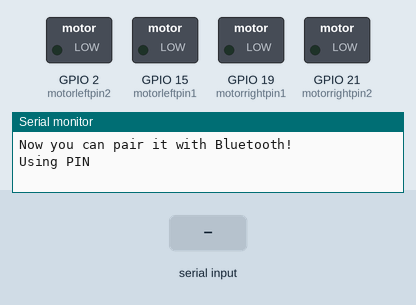
This program was run on a simulated ESP32. Shown: switched loads named in the program (green lamp = pin HIGH), the last lines printed to the serial monitor. The inputs (shaded band) are chosen by the test bench. Nothing arrives over Bluetooth unless stated.

Above: at 1.2 s.
1.3 s: "F" received over the second serial link
At 1.8 s:
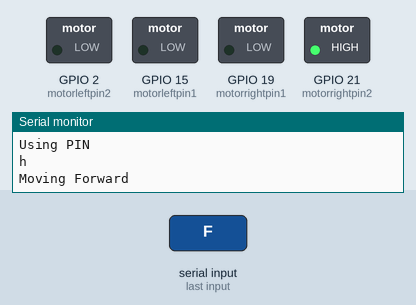
2.8 s: "B" received over the second serial link
At 4.0 s:
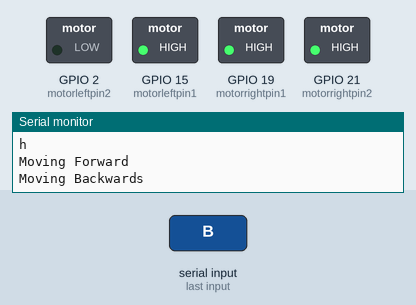
4.3 s: "L" received over the second serial link
At 5.5 s:
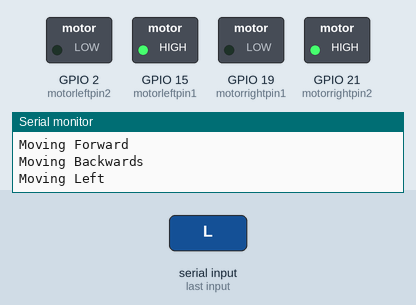
5.8 s: "G" received over the second serial link
At 6.9 s:
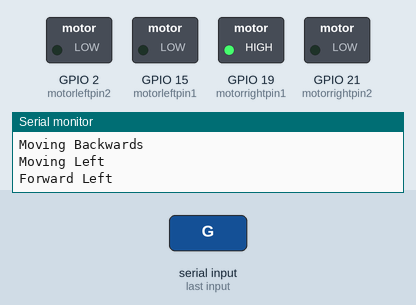
7.3 s: "R" received over the second serial link
At 8.5 s:
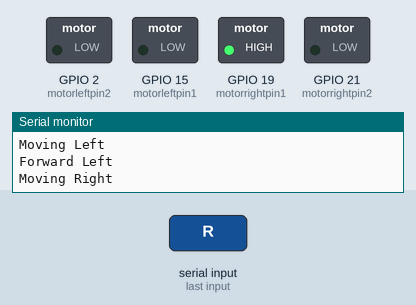
8.8 s: "I" received over the second serial link
At 9.1 s:
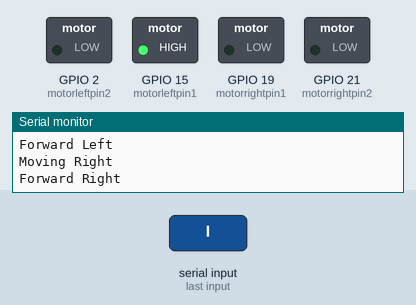
Timing chart, 0 to 11.3 s (numbered marks = the images above; inputs shaded):
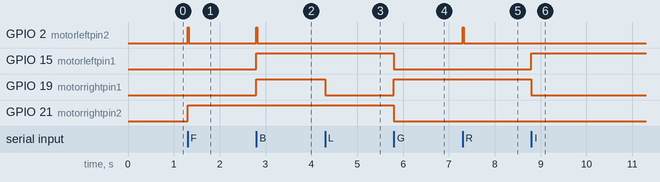

Measured:
- after the input at 1.3 s, GPIO 2 (motorleftpin2): LOW → HIGH at once, → LOW 0.02 s later; GPIO 21 (motorrightpin2): LOW → HIGH at once
- after the input at 2.8 s, GPIO 2 (motorleftpin2): LOW → HIGH at once, → LOW 0.02 s later; GPIO 15 (motorleftpin1), GPIO 19 (motorrightpin1): LOW → HIGH at once
- after the input at 4.3 s, GPIO 19 (motorrightpin1): HIGH → LOW at once
- after the input at 5.8 s, GPIO 15 (motorleftpin1), GPIO 21 (motorrightpin2): HIGH → LOW at once; GPIO 19 (motorrightpin1): LOW → HIGH at once
- after the input at 7.3 s, GPIO 2 (motorleftpin2): LOW → HIGH at once, → LOW 0.02 s later
- after the input at 8.8 s, GPIO 15 (motorleftpin1): LOW → HIGH at once; GPIO 19 (motorrightpin1): HIGH → LOW at once

The program:

main.cpp
```cpp
#include <Arduino.h>
#include <math.h>
#include "BluetoothSerial.h"

#define USE_PIN
const char *pin = "7842";

String device_name = "HOKAGE RC CAR";

#if !defined(CONFIG_BT_ENABLED) || !defined(CONFIG_BLUEDROID_ENABLED)
#error Bluetooth is not enabled! Please run `make menuconfig` to and enable it
#endif

#if !defined(CONFIG_BT_SPP_ENABLED)
#error Serial Bluetooth not available or not enabled. It is only available for the ESP32 chip.
#endif

BluetoothSerial SerialBT;

char STATE='S'; //bluetooth
int MOTOR_SPEED = 10; //initial at max speed

#if DRV8833
#define MAX_SPEED  pow(2, 16) //max speed
#else
#define MAX_SPEED  pow(2, 10) //max speed
#endif

#define motorrightpin1 GPIO_NUM_19 //left motor pin 2 (anticlockwise)
#define motorrightpin2 GPIO_NUM_21 //left motor pin 1 (clockwise)

#define motorleftpin2 GPIO_NUM_2 //right motor pin 2 (anticlockwise)
#define motorleftpin1 GPIO_NUM_15 //right motor pin 1 (clockwise)

#if DRV8833
#define EEP GPIO_NUM_34
#define ULT GPIO_NUM_18
#define buzzer GPIO_NUM_23
#endif

int return_speed(void){
  return map(MOTOR_SPEED,0,MAX_SPEED,1,10);
};


void setup() {
  Serial.begin(9600);
  SerialBT.begin(device_name); //Bluetooth device name
  Serial.printf("The device with name \"%s\" is started.\nNow you can pair it with Bluetooth!\n", device_name.c_str());
  //Serial.printf("The device with name \"%s\" and MAC address %s is started.\nNow you can pair it with Bluetooth!\n", device_name.c_str(), SerialBT.getMacString()); // Use this after the MAC method is implemented
  #ifdef USE_PIN
    SerialBT.setPin(pin);
    Serial.println("Using PIN");
  #endif

  #if DRV8833
    analogWriteResolution(16);
  #endif

  pinMode(motorrightpin1, OUTPUT);
  pinMode(motorrightpin2, OUTPUT);
  pinMode(motorleftpin1, OUTPUT);
  pinMode(motorleftpin2, OUTPUT);
  #if DRV8833
    pinMode(EEP, OUTPUT);
    pinMode(ULT, INPUT_PULLUP);
    digitalWrite(EEP, HIGH);
    digitalWrite(buzzer, LOW);
  #endif

  digitalWrite(BUILTIN_LED, LOW);

}

void backward(void){
  //moves the motor forward
  digitalWrite(BUILTIN_LED, HIGH);
  digitalWrite(motorleftpin1, HIGH);
  digitalWrite(motorrightpin1, HIGH);
  #if DRV8833
    analogWrite(motorleftpin1, return_speed());
    analogWrite(motorrightpin1, return_speed());
  #endif
};

void forward(void){
  //moves the motor backward
  digitalWrite(BUILTIN_LED, HIGH);
  digitalWrite(motorrightpin2, HIGH);
  digitalWrite(motorleftpin2, HIGH);
  #if DRV8833
    analogWrite(motorrightpin2, return_speed());
    analogWrite(motorleftpin2, return_speed());
  #endif
};

void left(void){
  //moves the motor towards right
  digitalWrite(BUILTIN_LED, HIGH);
  digitalWrite(motorleftpin1, HIGH);
  digitalWrite(motorrightpin2, HIGH);
  digitalWrite(motorrightpin1, LOW);
  digitalWrite(motorleftpin2, LOW);
  #if DRV8833
    analogWrite(motorleftpin1, return_speed());
    analogWrite(motorrightpin2, return_speed());
  #endif
};

void right(void){
  //moves the motor towards left
  digitalWrite(BUILTIN_LED, HIGH);
  digitalWrite(motorrightpin1, HIGH);
  digitalWrite(motorleftpin2, HIGH);
  #if DRV8833
    analogWrite(motorrightpin1, return_speed());
    analogWrite(motorleftpin2, return_speed());
  #endif
}

void loop() {
  #if DRV8833
  if (digitalRead(ULT)==LOW){
    digitalWrite(BUILTIN_LED, HIGH);
    digitalWrite(buzzer, HIGH);
    digitalWrite(EEP, LOW);
    Serial.println("Stopping");
  }
  #endif
  if (!SerialBT.available()) {
    return;
  };
  STATE = SerialBT.read();

  #if DRV8833
    if (STATE == '1'){
      MOTOR_SPEED = 1;
    }else if (STATE = '2'){
      MOTOR_SPEED = 2;
    }else if (STATE = '3'){
      MOTOR_SPEED = 3;
    }else if (STATE = '4'){
      MOTOR_SPEED = 4;
    }else if (STATE = '5'){
      MOTOR_SPEED = 5;
    }else if (STATE = '6'){
      MOTOR_SPEED = 6;
    }else if (STATE = '7'){
      MOTOR_SPEED = 7;
    }else if (STATE = '8'){
      MOTOR_SPEED = 8;
    }else if (STATE = '9'){
      MOTOR_SPEED = 9;
    }else if (STATE = 'q'){
      MOTOR_SPEED = 10;
    }
  #endif

  //Deciding functions for motor
  if (STATE == 'F') {
    Serial.println('h');
    Serial.println("Moving Forward");
    forward();

  }
  else if (STATE == 'B') {
    Serial.println("Moving Backwards");
    backward();

  }else if (STATE == 'R') {
    Serial.println("Moving Right");
    right();

  }else if (STATE == 'L') {
    Serial.println("Moving Left");
    left();

  }else if (STATE == 'G' or STATE == 'J') {
    digitalWrite(BUILTIN_LED, HIGH);
    Serial.println("Forward Left");
    digitalWrite(motorrightpin1, HIGH);
    #if DRV8833
      analogWrite(motorrightpin1, return_speed());
    #endif
    digitalWrite(motorleftpin2, LOW);
    digitalWrite(motorleftpin1, LOW);
    digitalWrite(motorrightpin2, LOW);

  }else if (STATE == 'I' or STATE == 'H') {
    digitalWrite(BUILTIN_LED, HIGH);
    Serial.println("Forward Right");
    digitalWrite(motorleftpin1, HIGH);
    #if DRV8833
      analogWrite(motorleftpin1, return_speed());
    #endif
    digitalWrite(motorrightpin1, LOW);
    digitalWrite(motorleftpin2, LOW);
    digitalWrite(motorrightpin2, LOW);

  }else if (STATE == 'S'){
    digitalWrite(BUILTIN_LED, HIGH);
    #if DRV8833
      digitalWrite(buzzer, HIGH);
    #endif
    Serial.println("Stopping");
    digitalWrite(motorleftpin1, LOW);
    digitalWrite(motorrightpin1, LOW);
    digitalWrite(motorrightpin2, LOW);
    digitalWrite(motorleftpin2, LOW);
  }

  STATE = 'S';
  delay(20);
  digitalWrite(BUILTIN_LED, LOW);
  #if DRV8833
    digitalWrite(buzzer, HIGH);
  #endif
}
```
